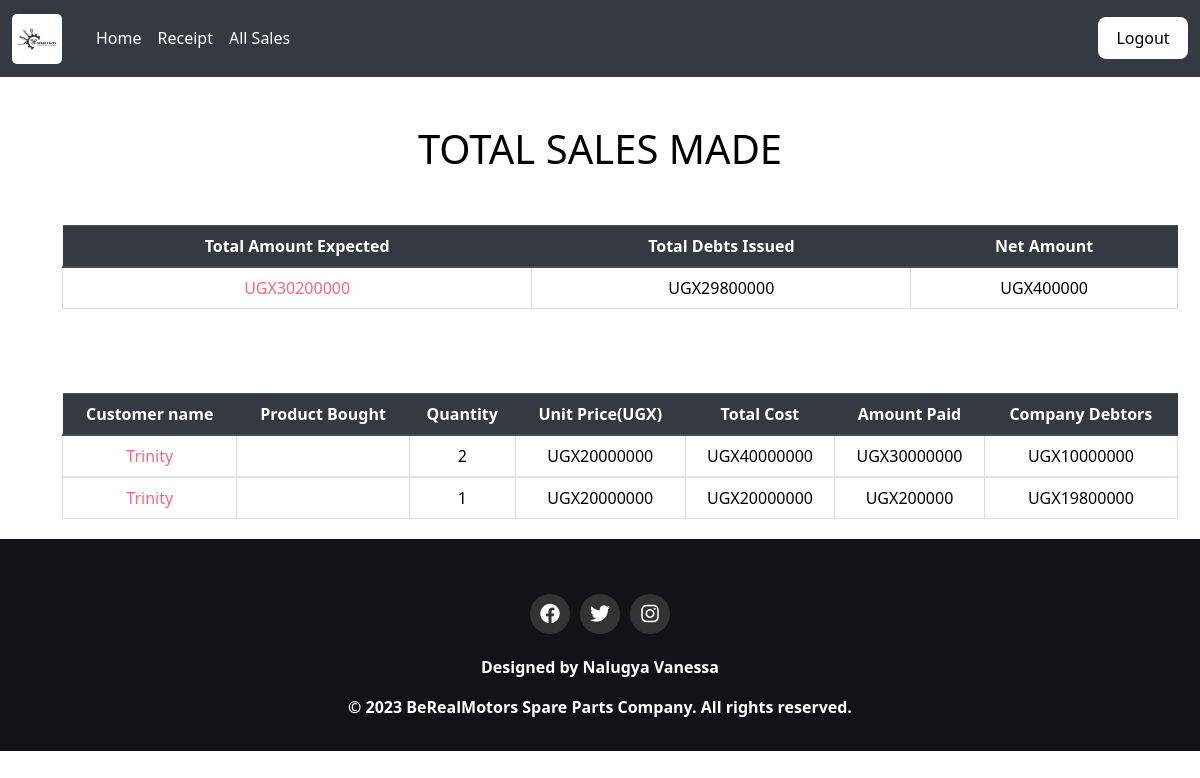
Before: /all_sales/ (signed in) with the older database file.
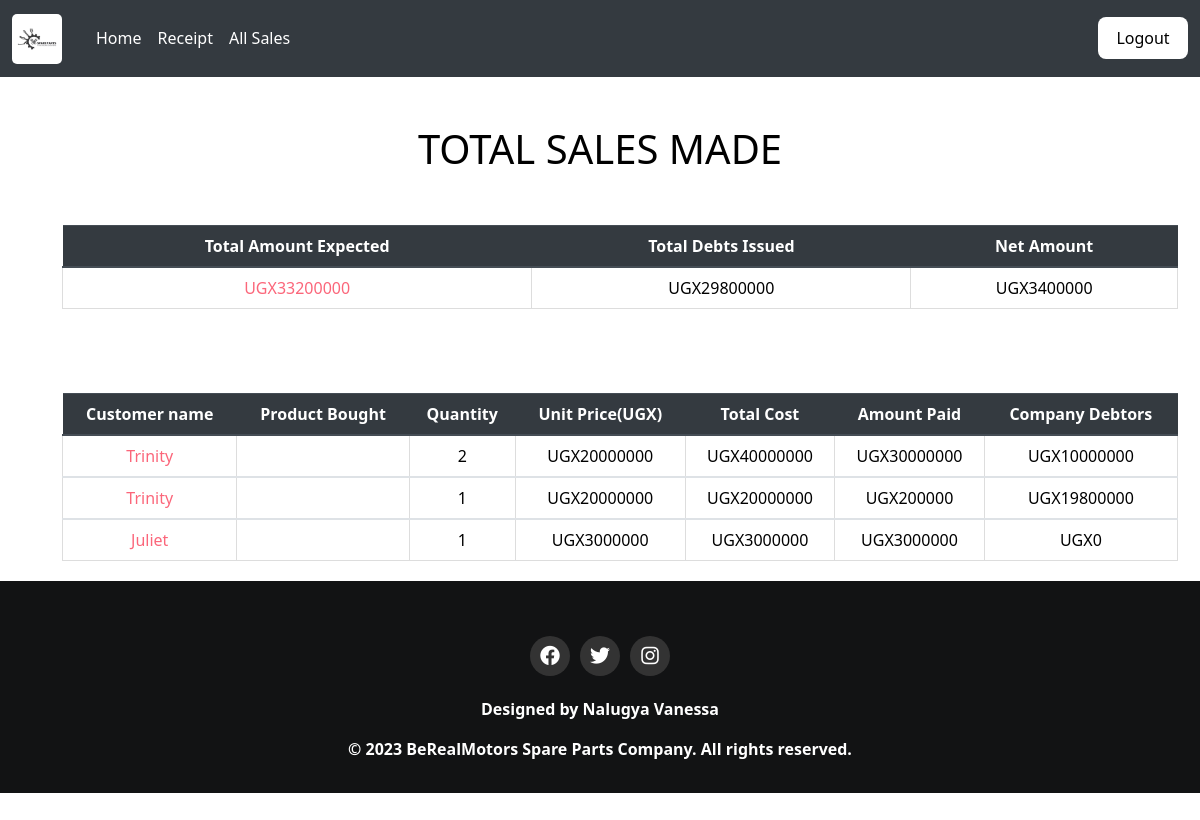
After: the same page with the newer database file.
### berealapp/models.py (models this page shows, shortened)
class Sale(models.Model):
    item = models.ForeignKey(Product,on_delete=models.CASCADE,null=False,blank=False)
    date_of_sale = models.DateField(default=timezone.now)
    contact=models.CharField(max_length=50,null=False, blank=False)
    branch_name=models.CharField(max_length=50,null=False,blank=False)
    quantity=models.IntegerField(default=0,null=False, blank=False)
    amount_received = models.IntegerField(default=0,null=False, blank=False)
    issued_to=models.CharField(max_length=100,null=False, blank=False)#buyer
    part_name=models.CharField(max_length=50,null=False, blank=True)
    unit_price=models.IntegerField(default=0,null=False, blank=False)#for installments.
    def get_total(self):
        total=self.quantity*self.item.unit_price
        return int(total)
    def get_change(self):
        change=self.get_total() - self.amount_received
        return abs(int(change))

class Product(models.Model):
    Category_name=models.ForeignKey(Category, on_delete=models.CASCADE,null=False,blank=False)
    product_name=models.CharField(max_length=50,null=False,blank=False)
    date_of_arrival = models.DateField(default=timezone.now)
    country_of_origin=models.CharField(max_length=50,null=False,blank=False)
    total_quantity=models.IntegerField(default=0,null=False,blank=False,validators=[MinValueValidator(1)])
    issued_quantity=models.IntegerField(default=0,null=False,blank=False)
    received_quantity=models.IntegerField(default=0,null=False,blank=False)
    unit_price=models.IntegerField(default=0,null=False,blank=False)
    def __str__(self):
        return self.product_name

### berealapp/views.py (the view)
# urls.py: path('all_sales/',views.all_sales,name='all_sales'),
@login_required
def all_sales(request):
    sales=Sale.objects.all()
    total=sum([items.amount_received for items in sales])
    change=sum([items.get_change() for items in sales])
    net=total-change
    return render(request, 'project/all_sales.html',{'sales':sales, 'total':total, 'change':change, 'net':net})

### templates/project/all_sales.html
{% extends 'project/base.html'%} {% block content%}
<br></br>
<div class = "container">
<h1 class = "text-center" style="color: black;">TOTAL SALES MADE</h1><br>
  <table class="table">
    <thead class="thead-dark">
      <tr>
        <th scope="col">Total Amount Expected</th>
        <th scope="col">Total Debts Issued</th>
        <th scope="col">Net Amount</th>
      </tr>
    </thead>
    <tbody>
      <tr>
        <td>UGX{{total}}</td>
        <td>UGX{{change}}</td>
        <td>UGX{{net}}</td>
      </tr>
    </tbody>
  </table>
</div>
<br></br>
<div class = "container">
  <table class="table">
    <thead class="thead-dark">
      <tr>
        <th scope="col" >Customer name</th>
        <th scope="col">Product Bought</th>
        <th scope="col">Quantity</th>
        <th scope="col">Unit Price(UGX)</th>
        <th scope="col">Total Cost</th>
        <th scope="col">Amount Paid</th>
        <th scope="col">Company Debtors</th>
      </tr>
    </thead>
    {% for sale in sales %}
    <tbody>
      <tr>
        <td style="color:#FB667A;">{{sale.issued_to | title}}</td>
        <td>{{sale.item | title}}</td>
        <td>{{sale.quantity}}</td>
        <td>UGX{{sale.unit_price}}</td>
        <td>UGX{{sale.get_total}}</td>
        <td>UGX{{sale.amount_received}}</td>
        <td>UGX{{sale.get_change}}</td>
      </tr>
    </tbody>
    {% endfor %}
  </table>
</div>
{% endblock%}

Changed rows visible on the page:
added Sale: issued_to "Juliet", quantity "1", unit_price "3000000", get_total "3000000", amount_received "3000000", get_change "0"
Other visible differences:
{{ total }}: "30200000" → "33200000"
{{ net }}: "400000" → "3400000"
